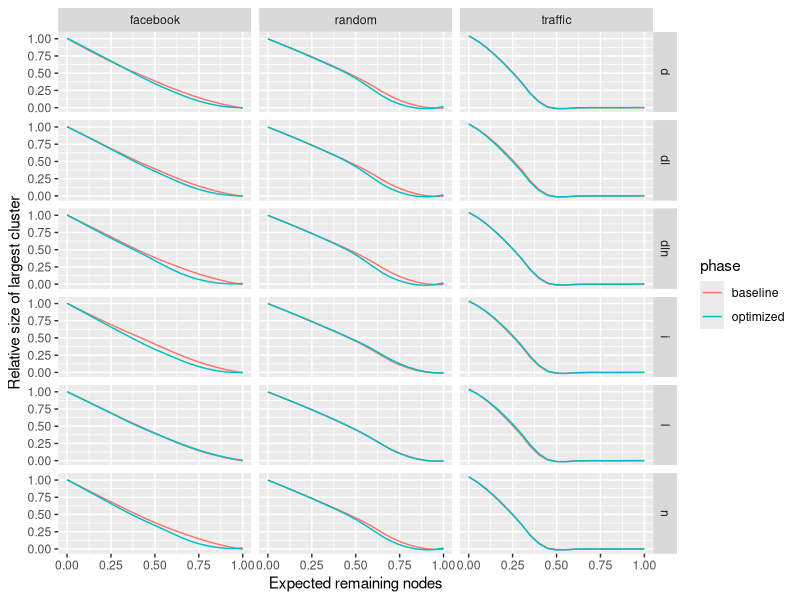
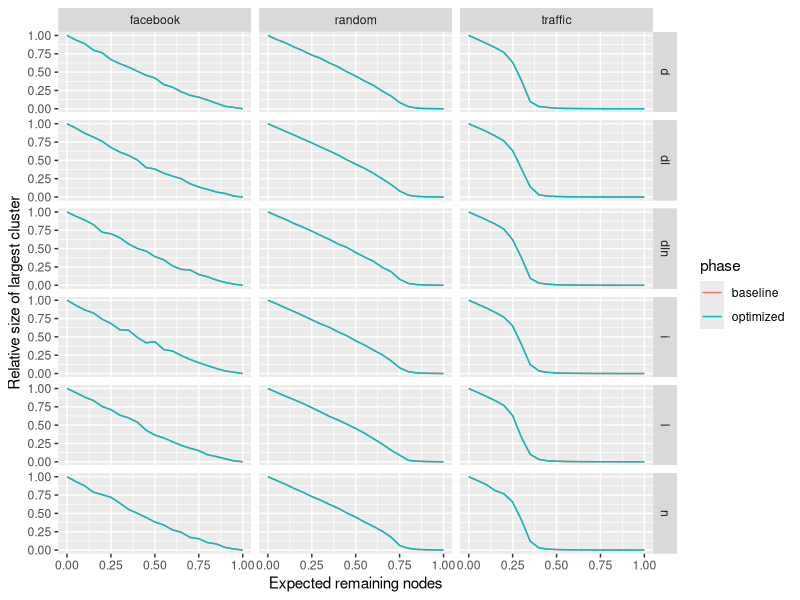

Source code (R) for these figures, in order:
library(dplyr)
library(ggplot2)

## read.table('results_unnormalized.txt', col.names = c('network', 'phase', 'p', 'value')) %>%
read.table('results1.txt', col.names = c('sample', 'variant', 'phase', 'p', 'value', 'value_smooth')) %>%
    ## filter(phase == 'optimized') %>%
    ggplot(aes(p, value_smooth, color = phase)) +
    facet_grid(variant~sample) +
    geom_line() +
    labs(x = 'Expected remaining nodes', y = 'Relative size of largest cluster')

read.table('results2.txt', col.names = c('sample', 'variant', 'phase', 'p', 'value', 'value_smooth')) %>%
    ## filter(phase == 'optimized') %>%
    ggplot(aes(p, value, color = phase)) +
    facet_grid(variant~sample) +
    geom_line() +
    labs(x = 'Expected remaining nodes', y = 'Relative size of largest cluster')
